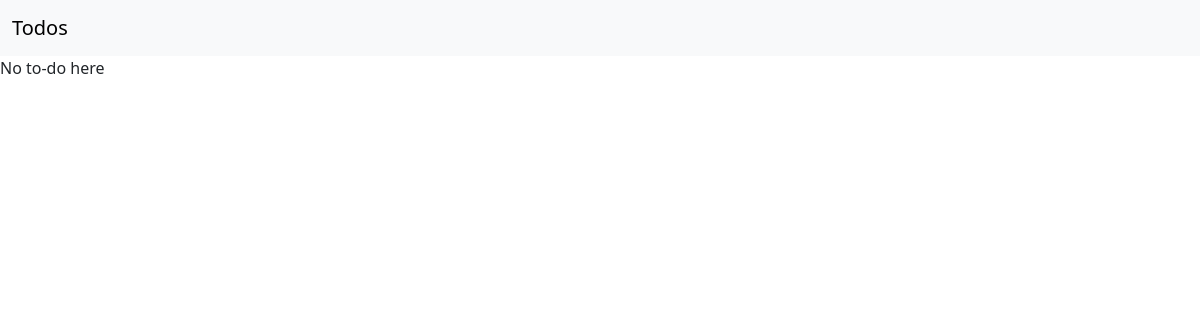
Before: / with the older database file.
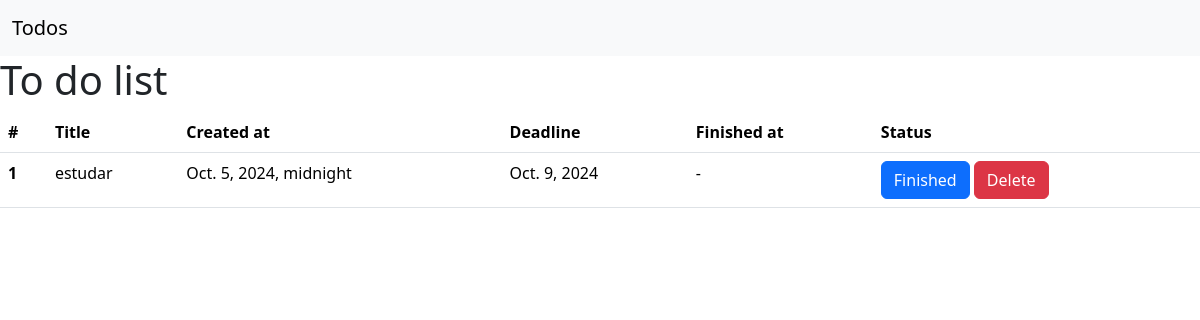
After: the same page with the newer database file.
### todos/models.py (models this page shows)
class Todo(models.Model):
    title = models.CharField(max_length=100, null=False, blank=False)
    data_created = models.DateTimeField(auto_now_add=True, null=False, blank=False)
    deadline = models.DateField(null=False, blank=False)
    finished_data = models.DateField(null=True)

### todos/views.py (the view)
# urls.py: path("", TodoListView.as_view()),
class TodoListView(ListView):
    model = Todo

### todos/templates/todos/todo_list.html (shortened to what this page needs)
<!doctype html>
<html lang="en">
  <head>
    <link href="https://cdn.jsdelivr.net/npm/bootstrap@5.3.3/dist/css/bootstrap.min.css" rel="stylesheet">
  </head>
  <body>
    <nav class="navbar bg-body-tertiary">
        <div class="container-fluid">
            <a class="navbar-brand" href="#">Todos</a>
        </div>
    </nav>
    <main>
        {% if todo_list %}
        <h1>To do list</h1>
        <table class="table">
            <thead>
              <tr>
                <th scope="col">#</th>
                <th scope="col">Title</th>
                <th scope="col">Created at</th>
                <th scope="col">Deadline</th>
                <th scope="col">Finished at</th>
                <th scope="col">Status</th>
              </tr>
            </thead>
            <tbody>
                {% for todo in todo_list  %}
                    <tr>
                        <th scope="row">{{todo.id}}</th>
                        <td>{{todo.title}}</td>
                        <td>{{todo.data_created}}</td>
                        <td>{{todo.deadline}}</td>
                        <td>{{todo.finished_data|default:"-"}}</td>
                        <td>
                            <a href="#" class= "btn btn-primary">Finished</a>
                            <a href="#" class= "btn btn-danger">Delete</a>
                        </td>
                    </tr>
                {% endfor %}
            </tbody>
          </table>
        {% else %}
            <p>No to-do here</p>
        {% endif %}
    </main>
  </body>
</html>

Changed rows visible on the page:
added Todo: id "1", title "estudar", data_created "Oct. 5, 2024, midnight", deadline "Oct. 9, 2024", finished_data "-"
Other visible differences:
text no longer shown: "No to-do here"
text now shown: "To do list # Title Created at Deadline Finished at Status"
